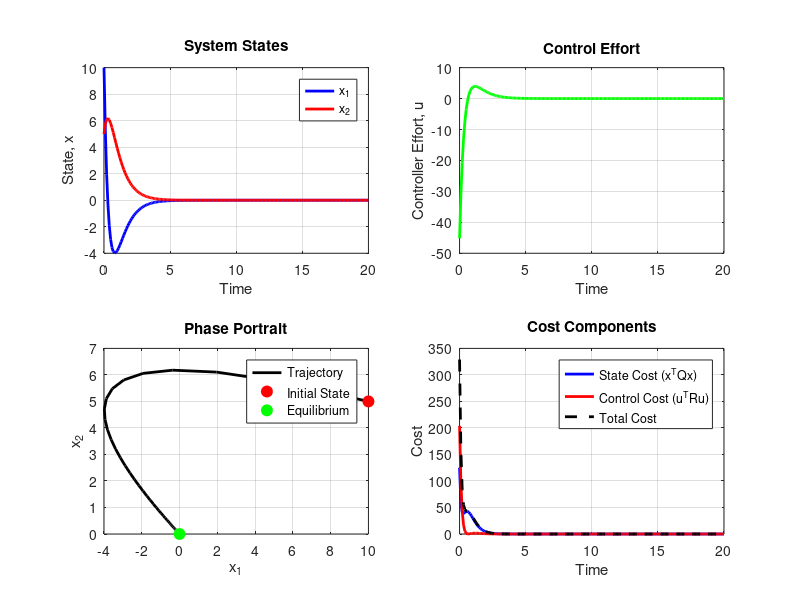

Write MATLAB code to recreate this figure.
%% LQR Cost Calculation - Similar to your screenshot
clear; clc; close all;

% System matrices (from your screenshot)
A = [-0.5 -1; 1 0];
B = [1; 0];

% LQR weights (from your screenshot)
Q = [1 0; 0 1];
R = 0.1;

% Calculate optimal gain using LQR
[K, P, E] = lqr(A, B, Q, R);

fprintf('Optimal gain K = [%.3f, %.3f]\n', K(1), K(2));
fprintf('Your K1 = %.3f\n', K(1));

% Calculate the optimal cost for a given initial condition
x0 = [10; 5];  % Example initial state

% Optimal cost J = x₀ᵀ P x₀
J_optimal = x0' * P * x0;

fprintf('Optimal cost J = x₀ᵀ P x₀ = %.1f\n', J_optimal);
fprintf('Your J = 637.3\n');

%% Display system information
fprintf('\n--- System Information ---\n');
disp('A = '); disp(A);
disp('B = '); disp(B);
disp('Q = '); disp(Q);
disp('R = '); disp(R);
disp('P = '); disp(P);

%% Simulate the closed-loop system
sys_open = ss(A, B, eye(2), 0);  % Original system
K_lqr = -K;  % Control law: u = -Kx

% Closed-loop system
A_cl = A + B * K_lqr;
sys_cl = ss(A_cl, B, eye(2), 0);

% Time vector
t = 0:0.1:20;

% Simulate response
[x, t] = initial(sys_cl, x0, t);

% Calculate control effort
u = zeros(length(t), 1);
for i = 1:length(t)
    u(i) = K_lqr * x(i,:)';
end

%% Plot results - Similar to your screenshot
figure('Position', [100, 100, 1200, 800]);

% Subplot 1: States
subplot(2,2,1);
plot(t, x(:,1), 'b-', 'LineWidth', 2); hold on;
plot(t, x(:,2), 'r-', 'LineWidth', 2);
xlabel('Time');
ylabel('State, x');
title('System States');
legend('x_1', 'x_2');
grid on;

% Subplot 2: Control Effort
subplot(2,2,2);
plot(t, u, 'g-', 'LineWidth', 2);
xlabel('Time');
ylabel('Controller Effort, u');
title('Control Effort');
grid on;

% Subplot 3: Phase portrait
subplot(2,2,3);
plot(x(:,1), x(:,2), 'k-', 'LineWidth', 2);
hold on;
plot(x0(1), x0(2), 'ro', 'MarkerSize', 8, 'MarkerFaceColor', 'red');
plot(0, 0, 'go', 'MarkerSize', 8, 'MarkerFaceColor', 'green');
xlabel('x_1');
ylabel('x_2');
title('Phase Portrait');
legend('Trajectory', 'Initial State', 'Equilibrium', 'Location', 'best');
grid on;

% Subplot 4: Cost components
subplot(2,2,4);
state_cost = zeros(length(t), 1);
control_cost = zeros(length(t), 1);
for i = 1:length(t)
    state_cost(i) = x(i,:) * Q * x(i,:)';
    control_cost(i) = u(i) * R * u(i)';
end
total_cost = state_cost + control_cost;

plot(t, state_cost, 'b-', 'LineWidth', 2); hold on;
plot(t, control_cost, 'r-', 'LineWidth', 2);
plot(t, total_cost, 'k--', 'LineWidth', 2);
xlabel('Time');
ylabel('Cost');
title('Cost Components');
legend('State Cost (x^TQx)', 'Control Cost (u^TRu)', 'Total Cost', 'Location', 'best');
grid on;

%% Calculate cumulative cost (verification)
% Discrete approximation of the integral
dt = t(2) - t(1);
J_cumulative = sum(total_cost) * dt;

fprintf('\n--- Cost Verification ---\n');
fprintf('Theoretical cost (x₀ᵀPx₀): %.4f\n', J_optimal);
fprintf('Simulated cumulative cost: %.4f\n', J_cumulative);
fprintf('Difference: %.4f\n', abs(J_optimal - J_cumulative));

%% Additional analysis: Eigenvalues
fprintf('\n--- Stability Analysis ---\n');
fprintf('Open-loop eigenvalues: %.3f ± %.3fi\n', real(eig(A)), imag(eig(A)));
fprintf('Closed-loop eigenvalues: %.3f ± %.3fi\n', real(eig(A_cl)), imag(eig(A_cl)));
